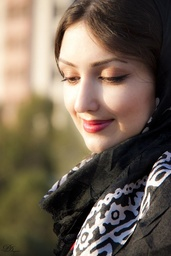
#> input picture persian_girl.jpg, 171 x 256 px, shrunk from 600 x 900 before the run
$ jupyter execute RPCA.ipynb   (older library calls are emulated)
#> lines starting #> are read from the running program, lines starting #| are printed output that depends on the picture
#> further down, image is the input picture: shape (256, 171, 3); mean B, G, R 85, 100.3, 114.8
[cell 1]
import numpy as np
import cv2
import matplotlib.pyplot as plt

[cell 2]
def pepper_salt_noise(p,image):
    m, n = image.shape
    frac = 1- p
    sample = np.random.binomial(1, frac, size=m*n)
    mask = np.reshape(sample, (m, n))
    image_noise = image * mask
    return mask, image_noise

[cell 3]
def rgb2gray(image):
    r, g, b = image[:,:,0], image[:,:,1], image[:,:,2]
    gray = 0.2989 * r + 0.5870 * g + 0.1140 * b
    return gray

[cell 4]
# example
image = cv2.imread('persian_girl.jpg')
image_gs =  rgb2gray(image)
cv2.imwrite("gs.jpg", image_gs)

mask10, image_noise10 =  pepper_salt_noise(0.1,image_gs)
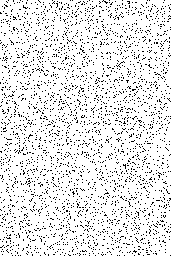
#> mask10: shape (256, 171) int64; values 0 (black) and 1 (white), 90% white; black in thin lines or dots
cv2.imwrite("gs_noisy_10.jpg", image_noise10 )

mask20, image_noise20 =  pepper_salt_noise(0.2,image_gs)
#> mask20: shape (256, 171) int64; values 0 (black) and 1 (white), 80% white; black in thin lines or dots
cv2.imwrite("gs_noisy_20.jpg", image_noise20 )

mask30, image_noise30 =  pepper_salt_noise(0.3,image_gs)
#> mask30: shape (256, 171) int64; values 0 (black) and 1 (white), 69.5% white; black in thin lines or dots
cv2.imwrite("gs_noisy_30.jpg", image_noise30)

mask40, image_noise40 =  pepper_salt_noise(0.4,image_gs)
#> mask40: shape (256, 171) int64; values 0 (black) and 1 (white), 59.8% white; black in thin lines or dots
cv2.imwrite("gs_noisy_40.jpg", image_noise40)

mask50, image_noise50 =  pepper_salt_noise(0.5,image_gs)
#> mask50: shape (256, 171) int64; values 0 (black) and 1 (white), 50.3% white; black in thin lines or dots
cv2.imwrite("gs_noisy_50.jpg", image_noise50)

mask60, image_noise60 =  pepper_salt_noise(0.6,image_gs)
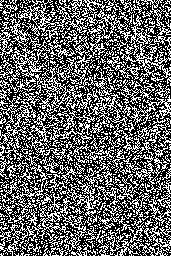
#> mask60: shape (256, 171) int64; values 0 (black) and 1 (white), 39.6% white in thin lines or dots
cv2.imwrite("gs_noisy_50.jpg", image_noise60)
#> Out = True

[cell 5]
# https://github.com/vincenzobaz/RobustPCA/blob/master/code/robust_pca.py

def l1_norm(mat):
    return np.sum(np.abs(mat))


def frob_norm(mat):
    return np.sqrt(np.sum(np.power(mat, 2)))


def shrinkage(tau, X):
    return np.sign(X) * np.maximum(np.abs(X) - tau, 0)


def thresholding(tau, X):
    u, s, vh = np.linalg.svd(X, full_matrices=False, compute_uv=True)
    s = shrinkage(tau, s)
    return np.multiply(u, s) @ vh


def robust_pca(M, max_iters, delta=10**(-7)):
#> called with max_iters = 1000, delta = 1e-07
    h, w = M.shape
#> h = 256; w = 171
    S = np.zeros(M.shape)
    Y = np.zeros(M.shape)
    L = None
    m_norm = frob_norm(M)
#> m_norm = 24002.7
    mu = h * w / (4 * l1_norm(M))
#> mu = 0.00285
    #mu = 0.001
    muinv = 1 / mu
#> muinv = 350.3
    lambda_ = 1 / np.sqrt(max(h, w))
#> lambda_ = 0.0625

    converged = False
    n_iter = 0
    while n_iter < max_iters and not converged:
        muinvY = muinv * Y
        L = thresholding(muinv, M - S + muinvY)
        S = shrinkage(lambda_ * muinv, M - L + muinvY)
        Y = Y + mu * (M - L - S)

        converged = frob_norm(M - L - S) < delta * m_norm
        n_iter += 1
#> this loop made 1000 passes
#> pass 1, in robust_pca, `L = thresholding(muinv, M - S + muinvY)`:
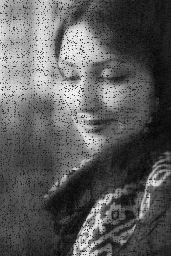
#> L: shape (256, 171) float64; min -11.27, max 256.4, mean 86; drawn with min black and max white
#> after the loop:
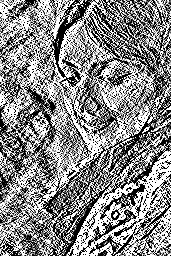
#> Y: shape (256, 171) float64; min -0.0625, max 0.0625, mean 0.00458; drawn with min black and max white
#> after the loop, n_iter = 1000

    print(f'Completed with {n_iter} SVDs')
#| Completed with 1000 SVDs
    return L, S, n_iter

[cell 6]
L10, S10, n_iter10 = robust_pca(image_noise10, 1000, delta=10**(-7))
#> n_iter10 = 1000
L20, S20, n_iter20 = robust_pca(image_noise20, 1000, delta=10**(-7))
#> call 2 of robust_pca, with max_iters = 1000, delta = 1e-07
#> in robust_pca (call 2), `m_norm = frob_norm(M)`: m_norm = 22592.7
#> in robust_pca (call 2), `mu = h * w / (4 * l1_norm(M))`: mu = 0.00322
#> in robust_pca (call 2), `muinv = 1 / mu`: muinv = 310.9
#> after the loop in robust_pca (call 2), `while n_iter < max_iters and not converged:`:
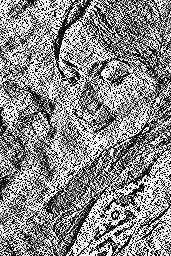
#> Y: shape (256, 171) float64; min -0.0625, max 0.0625, mean 0.00454; drawn with min black and max white
#> after the loop in robust_pca (call 2), `while n_iter < max_iters and not converged:`: n_iter = 472
#| Completed with 472 SVDs
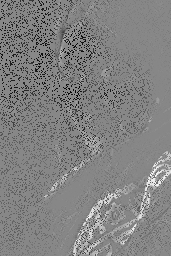
#> S20: shape (256, 171) float64; min -250.7, max 219.6, mean -10.6; drawn with min black and max white
#> n_iter20 = 472
L30, S30, n_iter30 = robust_pca(image_noise30, 1000, delta=10**(-7))
#> call 3 of robust_pca, with max_iters = 1000, delta = 1e-07
#> in robust_pca (call 3), `m_norm = frob_norm(M)`: m_norm = 21122.9
#> in robust_pca (call 3), `mu = h * w / (4 * l1_norm(M))`: mu = 0.00369
#> in robust_pca (call 3), `muinv = 1 / mu`: muinv = 271.2
#> the loop in robust_pca (call 3), `while n_iter < max_iters and not converged:` made 270 passes
#> pass 1, in robust_pca (call 3), `S = shrinkage(lambda_ * muinv, M - L + muinvY)`:
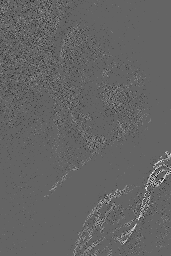
#> S: shape (256, 171) float64; min -51.63, max 79.56, mean 0.1; drawn with min black and max white
#> after the loop in robust_pca (call 3), `while n_iter < max_iters and not converged:`:
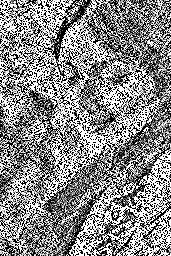
#> Y: shape (256, 171) float64; min -0.0625, max 0.0625, mean 0.00448; drawn with min black and max white
#> after the loop in robust_pca (call 3), `while n_iter < max_iters and not converged:`: n_iter = 270
#| Completed with 270 SVDs
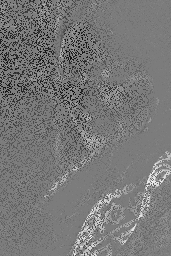
#> S30: shape (256, 171) float64; min -244, max 254.4, mean -9.3; drawn with min black and max white
#> n_iter30 = 270
L40, S40, n_iter40 = robust_pca(image_noise40, 1000, delta=10**(-7))
#> in robust_pca (call 4), `m_norm = frob_norm(M)`: m_norm = 19548.6
#> in robust_pca (call 4), `mu = h * w / (4 * l1_norm(M))`: mu = 0.0043
#> in robust_pca (call 4), `muinv = 1 / mu`: muinv = 232.8
#> the loop in robust_pca (call 4), `while n_iter < max_iters and not converged:` made 318 passes
#> pass 1, in robust_pca (call 4), `L = thresholding(muinv, M - S + muinvY)`:
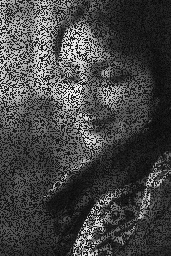
#> L: shape (256, 171) float64; min -15.81, max 253.4, mean 57.1; drawn with min black and max white
#> after the loop in robust_pca (call 4), `while n_iter < max_iters and not converged:`: n_iter = 318
#| Completed with 318 SVDs
#> n_iter40 = 318
L50, S50, n_iter50 = robust_pca(image_noise50, 1000, delta=10**(-7))
#| Completed with 430 SVDs
#> n_iter50 = 430
L60, S60, n_iter60 = robust_pca(image_noise60, 1000, delta=10**(-7))
#| Completed with 262 SVDs
#> n_iter60 = 262

[cell 7]
cv2.imwrite("recovery10.jpg", L10 )
cv2.imwrite("recovery20.jpg", L20 )
cv2.imwrite("recovery30.jpg", L30 )
cv2.imwrite("recovery40.jpg", L40 )
cv2.imwrite("recovery50.jpg", L50 )
cv2.imwrite("recovery60.jpg", L60 )
#> Out = True

[cell 8]
from skimage.measure import compare_ssim as ssim
ssim(image_gs,L60)
#> Out = 5.2e-10
